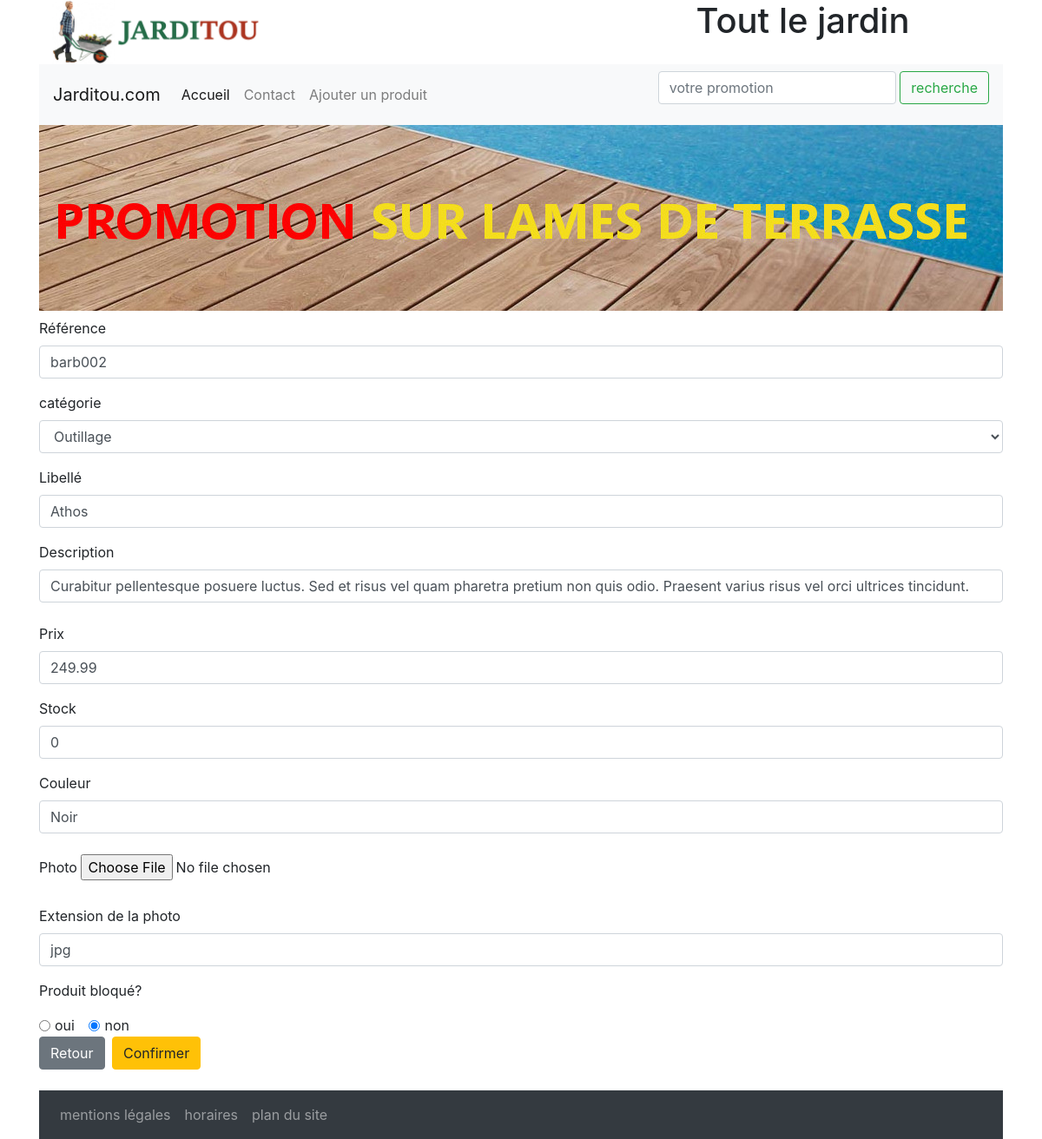
Screenshot of /serveur/php/jarditou/update_form.php?pro_id=8 with the database file from the repository.
### tables this page shows
CREATE TABLE IF NOT EXISTS `produits` (
  `pro_id` int(10) UNSIGNED NOT NULL AUTO_INCREMENT COMMENT 'Clé de la table produits',
  `pro_cat_id` int(10) UNSIGNED NOT NULL COMMENT 'Catégorie du produit',
  `pro_ref` varchar(10) NOT NULL COMMENT 'Référence produit',
  `pro_libelle` varchar(200) NOT NULL COMMENT 'Nom du produit',
  `pro_description` varchar(1000) DEFAULT NULL COMMENT 'Description du produit',
  `pro_prix` decimal(6,2) UNSIGNED NOT NULL COMMENT 'Prix ',
  `pro_stock` int(11) NOT NULL DEFAULT '0' COMMENT 'Nombre d''unités en stock',
  `pro_couleur` varchar(30) DEFAULT NULL COMMENT 'Couleur',
  `pro_photo` varchar(4) DEFAULT 'jpg' COMMENT 'Extension de la photo',
  `pro_d_ajout` date NOT NULL COMMENT 'Date d''ajout',
  `pro_d_modif` datetime DEFAULT NULL COMMENT 'Date de modification',
  `pro_bloque` tinyint(1) DEFAULT NULL COMMENT 'Bloquer le produit à la vente',
  PRIMARY KEY (`pro_id`),
  UNIQUE KEY `idx_pro_ref` (`pro_ref`),
  KEY `fk_produits_cat_id` (`pro_cat_id`)
);

### serveur/php/jarditou/update_form.php (the view, shortened to what this page needs)
<?php
include("header.php");
$proID = $_GET["pro_id"];
$requete = "SELECT * FROM produits
join categories on cat_id=pro_cat_id
where pro_id=$proID";
$result = $db->query($requete);
$row = $result->fetch(PDO::FETCH_OBJ)
?>
<div class="row m-0">
  <div class="col-12 col-sm-12 p-0">
    <form action="update_script.php" method="post" enctype="multipart/form-data">
        <div class="text-danger pt-2 font-weight-bold">
      </div>
        <div class="form-group">
          <label for="pro_ref">Référence</label>
          <input type="text" class="form-control" name="pro_ref" id="reference" value="<?php echo $row->pro_ref ?>" >
        </div>
        <div class="form-group">
        <label for="cat_nom">catégorie</label>
        <select name="cat_nom" id="cat_nom" class="form-control">
            <?php
                $requeteCat = "SELECT * FROM categories";
                $resultCat=$db->query($requeteCat);
                while ($rowCat=$resultCat->fetch(PDO::FETCH_OBJ))
                {
            ?>
                    <option value="<?php echo $rowCat->cat_id ?>"><?php echo $rowCat->cat_nom ?></option>
            <?php } ?>
        </select>
        </div>
        <div class="form-group">
          <label for="pro_libelle">Libellé</label>
          <input type="text" class="form-control" name="pro_libelle" id="pro_libelle" value="<?php echo $row->pro_libelle ?>" >
        </div>
        <div class="form-group">
          <label for="pro_description">Description</label>
          <input type="text" class="form-control" name="pro_description" id="pro_description" value="<?php echo $row->pro_description ?>" >
        </div>
        <div class="text-danger pt-2 font-weight-bold">
        </div>
        <div class="form-group">
          <label for="pro_prix">Prix</label>
          <input type="text" class="form-control" name="pro_prix" id="pro_prix" value="<?php echo $row->pro_prix ?>" >
        </div>
        <div class="form-group">
          <label for="pro_stock">Stock</label>
          <input type="text" class="form-control" name="pro_stock" id="pro_stock" value="<?php echo $row->pro_stock ?>" >
        </div>
        <div class="form-group">
          <label for="pro_couleur">Couleur</label>
          <input type="text" class="form-control" name="pro_couleur" id="pro_couleur" value="<?php echo $row->pro_couleur ?>" >
        </div>
        <div class="text-danger pt-2 font-weight-bold">
        </div>
        <div class="form-group">
          <label for="pro_couleur">Photo</label>
          <input type="file" name="fichier">
        </div>
        <div class="text-danger pt-2 font-weight-bold">
        </div>
        <div class="form-group">
          <label for="pro_photo">Extension de la photo</label>
          <input type="text" class="form-control" name="pro_photo" id="pro_photo" value="<?php echo $row->pro_photo ?>" >
        </div>
        <p class="  mt-2">Produit bloqué?</p>
        <div class="form-check form-check-inline ">
          <input class="form-check-input" type="radio" name="pro_bloque" value="oui" id="oui" <?php if ($row->pro_bloque==1)echo"checked"?>>
          <label class="form-check-label" for="oui"> oui</label>
        </div>
        <div class="form-check form-check-inline ">
          <input class="form-check-input" type="radio" name="pro_bloque" value="non" id="non" <?php if ($row->pro_bloque!=1)echo"checked"?>>
          <label class="form-check-label" for="non">non</label>
        </div>
        <div class="form-group">
          <a type="button" class="btn btn-secondary" href="index.php" >Retour</a>
          <button type="submit" class="btn btn-warning mx-1" >Confirmer</button>
        </div>
    </form>
  </div>
</div>
<?php
include("footer.php")
?>

### rows the page displays
produits: pro_ref "barb002", pro_libelle "Athos", pro_description "Curabitur pellentesque posuere luctus. Sed et risus vel quam pharetra pretium non quis odio. Praesent varius risus vel orci ultrices tincidunt.", pro_prix "249.99", pro_stock "0", pro_couleur "Noir", pro_photo "jpg", pro_bloque "☐ oui", pro_bloque "☑ non"

### other values shown
form field cat_nom "Outillage"
